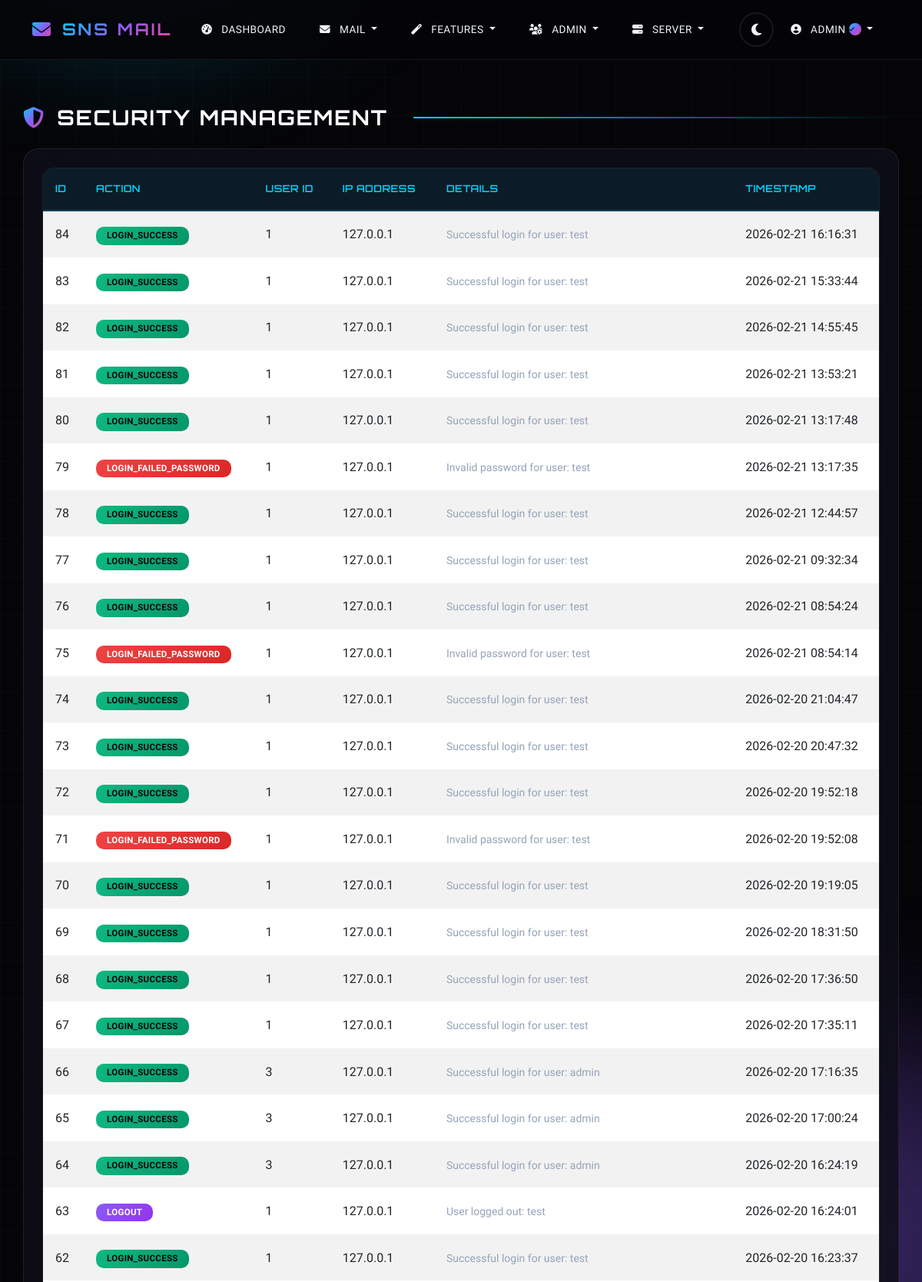
/security-management (signed in, upper part), run on the app's committed database.
### sns_mail/database/models.py (models this page shows, shortened)
class User(UserMixin, db.Model):
    __tablename__ = 'users'
    id = db.Column(db.Integer, primary_key=True)
    name = db.Column(db.String(100), nullable=False)
    username = db.Column(db.String(50), unique=True, nullable=False)
    email = db.Column(db.String(120), unique=True, nullable=False)
    password_hash = db.Column(db.String(128))
    face_photo = db.Column(db.String(200))
    eye_scan = db.Column(db.String(200))
    totp_secret = db.Column(db.String(16))
    is_2fa_enabled = db.Column(db.Boolean, default=False)
    is_admin = db.Column(db.Boolean, default=False)
    is_server_admin = db.Column(db.Boolean, default=False)
    is_banned = db.Column(db.Boolean, default=False)
    ban_reason = db.Column(db.Text)
    is_verified = db.Column(db.Boolean, default=False)  # Blue tick verification
    created_at = db.Column(db.DateTime, default=datetime.utcnow)
    last_login = db.Column(db.DateTime)
    login_attempts = db.Column(db.Integer, default=0)
    locked_until = db.Column(db.DateTime)
    ai_preferences = db.Column(db.Text)  # JSON for AI learning preferences
    mood_tracking_enabled = db.Column(db.Boolean, default=True)
    focus_mode_enabled = db.Column(db.Boolean, default=False)
    focus_mode_until = db.Column(db.DateTime)
    sent_emails = db.relationship('Email', foreign_keys='Email.sender_id', backref='sender', lazy='dynamic')
    received_emails = db.relationship('Email', foreign_keys='Email.recipient_id', backref='recipient', lazy='dynamic')
    drafts = db.relationship('Draft', backref='user', lazy='dynamic')
    sent_folders = db.relationship('SentFolder', backref='user', lazy='dynamic')
    important_folders = db.relationship('ImportantFolder', backref='user', lazy='dynamic')
    archive_folders = db.relationship('ArchiveFolder', backref='user', lazy='dynamic')
    deleted_folders = db.relationship('DeletedFolder', backref='user', lazy='dynamic')
    spam_folders = db.relationship('SpamFolder', backref='user', lazy='dynamic')
    notes = db.relationship('Note', backref='user', lazy='dynamic')
    tasks = db.relationship('Task', backref='user', lazy='dynamic')
    vault_items = db.relationship('VaultItem', backref='user', lazy='dynamic')
    email_analytics = db.relationship('EmailAnalytics', backref='user', lazy='dynamic')
    scheduled_emails = db.relationship('ScheduledEmail', backref='user', lazy='dynamic')
    mood_logs = db.relationship('MoodLog', backref='user', lazy='dynamic')
    focus_sessions = db.relationship('FocusSession', backref='user', lazy='dynamic')
    email_templates = db.relationship('EmailTemplate', backref='user', lazy='dynamic')

class SecurityLog(db.Model):
    __tablename__ = 'security_logs'
    id = db.Column(db.Integer, primary_key=True)
    user_id = db.Column(db.Integer, db.ForeignKey('users.id'))
    action = db.Column(db.String(50), nullable=False)
    ip_address = db.Column(db.String(45))
    timestamp = db.Column(db.DateTime, default=datetime.utcnow)
    details = db.Column(db.Text)

### sns_mail/core/server_routes.py (the view)
@server.route('/security-management')
@login_required
def security_management():
    if not current_user.is_server_admin:
        flash('Access denied. Only server admins can access security management.', 'danger')
        return redirect(url_for('client.dashboard'))
    page = request.args.get('page', 1, type=int)
    logs = SecurityLog.query.order_by(SecurityLog.timestamp.desc()).paginate(page=page, per_page=50)
    return render_template('server/security_management.html', logs=logs)

### sns_mail/templates/server/security_management.html (shortened to what this page needs)
{% extends "base.html" %}
{% block content %}
<div class="row">
    <div class="col-12">
        <h2 class="mb-4">
            <i class="fas fa-shield-alt text-primary"></i>
            Security Management
        </h2>
    </div>
</div>
<div class="card">
    <div class="card-body">
        <div class="table-responsive">
            <table class="table table-striped table-hover">
                <thead>
                    <tr>
                        <th>ID</th>
                        <th>Action</th>
                        <th>User ID</th>
                        <th>IP Address</th>
                        <th>Details</th>
                        <th>Timestamp</th>
                    </tr>
                </thead>
                <tbody>
                    {% for log in logs.items %}
                        <tr>
                            <td>{{ log.id }}</td>
                            <td>
                                <span class="badge
                                    {% if 'SUCCESS' in log.action %}bg-success
                                    {% elif 'FAILED' in log.action %}bg-danger
                                    {% elif 'BANNED' in log.action %}bg-warning
                                    {% else %}bg-info{% endif %}">
                                    {{ log.action }}
                                </span>
                            </td>
                            <td>{{ log.user_id if log.user_id else 'N/A' }}</td>
                            <td>{{ log.ip_address if log.ip_address else 'N/A' }}</td>
                            <td>
                                {% if log.details %}
                                    <small>{{ log.details[:50] }}{% if log.details|length > 50 %}...{% endif %}</small>
                                {% else %}
                                    <span class="text-muted">-</span>
                                {% endif %}
                            </td>
                            <td>{{ log.timestamp.strftime('%Y-%m-%d %H:%M:%S') if log.timestamp else 'N/A' }}</td>
                        </tr>
                    {% else %}
                        <tr>
                            <td colspan="6" class="text-center">No security logs found</td>
                        </tr>
                    {% endfor %}
                </tbody>
            </table>
        </div>
    </div>
</div>
{% endblock %}

### sns_mail/templates/base.html (shortened to what this page needs)
<!DOCTYPE html>
<html lang="en">
<head>
    <link href="https://cdn.jsdelivr.net/npm/bootstrap@5.3.0/dist/css/bootstrap.min.css" rel="stylesheet">
    <link href="https://cdnjs.cloudflare.com/ajax/libs/font-awesome/6.4.0/css/all.min.css" rel="stylesheet">
    <link href="{{ url_for('static', filename='css/style.css') }}" rel="stylesheet">
</head>
<body>
    <div class="parallax-container">
    </div>
    <nav class="navbar navbar-expand-lg navbar-dark" id="mainNavbar">
        <div class="container">
            <a class="navbar-brand" href="{{ url_for('auth.index') }}">
                <i class="fas fa-envelope icon-animated"></i>
                <span>SNS Mail</span>
            </a>
            <div class="collapse navbar-collapse" id="navbarNav">
                <ul class="navbar-nav me-auto">
                    {% if current_user.is_authenticated %}
                        <li class="nav-item">
                            <a class="nav-link" href="{{ url_for('client.dashboard') }}">
                                <i class="fas fa-tachometer-alt"></i> Dashboard
                            </a>
                        </li>
                        <li class="nav-item dropdown">
                            <a class="nav-link dropdown-toggle" href="#" role="button" data-bs-toggle="dropdown">
                                <i class="fas fa-envelope"></i> Mail
                            </a>
                        </li>
                        <li class="nav-item dropdown">
                            <a class="nav-link dropdown-toggle" href="#" role="button" data-bs-toggle="dropdown">
                                <i class="fas fa-magic"></i> Features
                            </a>
                        </li>
                        {% if current_user.is_admin or current_user.is_server_admin %}
                            <li class="nav-item dropdown">
                                <a class="nav-link dropdown-toggle" href="#" role="button" data-bs-toggle="dropdown">
                                    <i class="fas fa-users-cog"></i> Admin
                                </a>
                            </li>
                        {% endif %}
                        {% if current_user.is_server_admin %}
                            <li class="nav-item dropdown">
                                <a class="nav-link dropdown-toggle" href="#" role="button" data-bs-toggle="dropdown">
                                    <i class="fas fa-server"></i> Server
                                </a>
                            </li>
                        {% endif %}
                    {% endif %}
                </ul>
                <ul class="navbar-nav d-flex align-items-center">
                    <li class="nav-item">
                        <button class="theme-toggle" id="themeToggle" title="Toggle Theme">
                            <i class="fas fa-moon" id="themeIcon"></i>
                        </button>
                    </li>
                    {% if current_user.is_authenticated %}
                        <li class="nav-item dropdown">
                            <a class="nav-link dropdown-toggle" href="#" role="button" data-bs-toggle="dropdown">
                                <i class="fas fa-user-circle"></i>
                                <span class="verified-name">
                                    {{ current_user.username }}
                                    {% if current_user.is_verified %}
                                        <span class="verified-badge verified-badge-sm" data-tooltip="Verified User">
                                            <i class="fas fa-check"></i>
                                        </span>
                                    {% endif %}
                                </span>
                            </a>
                        </li>
                    {% endif %}
                </ul>
            </div>
        </div>
    </nav>
    <main class="container mt-4">
        {% block content %}{% endblock %}
    </main>
</body>
</html>

### data on the page
User: username "ADMIN"
SecurityLog: id "84", action "LOGIN_SUCCESS", user "1", ip_address "127.0.0.1", details "Successful login for user: test", timestamp "2026-02-21 16:16:31"
SecurityLog: id "83", action "LOGIN_SUCCESS", user "1", ip_address "127.0.0.1", details "Successful login for user: test", timestamp "2026-02-21 15:33:44"
SecurityLog: id "82", action "LOGIN_SUCCESS", user "1", ip_address "127.0.0.1", details "Successful login for user: test", timestamp "2026-02-21 14:55:45"
SecurityLog: id "81", action "LOGIN_SUCCESS", user "1", ip_address "127.0.0.1", details "Successful login for user: test", timestamp "2026-02-21 13:53:21"
SecurityLog: id "80", action "LOGIN_SUCCESS", user "1", ip_address "127.0.0.1", details "Successful login for user: test", timestamp "2026-02-21 13:17:48"
SecurityLog: id "79", action "LOGIN_FAILED_PASSWORD", user "1", ip_address "127.0.0.1", details "Invalid password for user: test", timestamp "2026-02-21 13:17:35"
SecurityLog: id "78", action "LOGIN_SUCCESS", user "1", ip_address "127.0.0.1", details "Successful login for user: test", timestamp "2026-02-21 12:44:57"
SecurityLog: id "77", action "LOGIN_SUCCESS", user "1", ip_address "127.0.0.1", details "Successful login for user: test", timestamp "2026-02-21 09:32:34"
SecurityLog: id "76", action "LOGIN_SUCCESS", user "1", ip_address "127.0.0.1", details "Successful login for user: test", timestamp "2026-02-21 08:54:24"
SecurityLog: id "75", action "LOGIN_FAILED_PASSWORD", user "1", ip_address "127.0.0.1", details "Invalid password for user: test", timestamp "2026-02-21 08:54:14"
SecurityLog: id "74", action "LOGIN_SUCCESS", user "1", ip_address "127.0.0.1", details "Successful login for user: test", timestamp "2026-02-20 21:04:47"
SecurityLog: id "73", action "LOGIN_SUCCESS", user "1", ip_address "127.0.0.1", details "Successful login for user: test", timestamp "2026-02-20 20:47:32"
SecurityLog: id "72", action "LOGIN_SUCCESS", user "1", ip_address "127.0.0.1", details "Successful login for user: test", timestamp "2026-02-20 19:52:18"
SecurityLog: id "71", action "LOGIN_FAILED_PASSWORD", user "1", ip_address "127.0.0.1", details "Invalid password for user: test", timestamp "2026-02-20 19:52:08"
SecurityLog: id "70", action "LOGIN_SUCCESS", user "1", ip_address "127.0.0.1", details "Successful login for user: test", timestamp "2026-02-20 19:19:05"
SecurityLog: id "69", action "LOGIN_SUCCESS", user "1", ip_address "127.0.0.1", details "Successful login for user: test", timestamp "2026-02-20 18:31:50"
SecurityLog: id "68", action "LOGIN_SUCCESS", user "1", ip_address "127.0.0.1", details "Successful login for user: test", timestamp "2026-02-20 17:36:50"
SecurityLog: id "67", action "LOGIN_SUCCESS", user "1", ip_address "127.0.0.1", details "Successful login for user: test", timestamp "2026-02-20 17:35:11"
SecurityLog: id "66", action "LOGIN_SUCCESS", user "3", ip_address "127.0.0.1", details "Successful login for user: admin", timestamp "2026-02-20 17:16:35"
SecurityLog: id "65", action "LOGIN_SUCCESS", user "3", ip_address "127.0.0.1", details "Successful login for user: admin", timestamp "2026-02-20 17:00:24"
SecurityLog: id "64", action "LOGIN_SUCCESS", user "3", ip_address "127.0.0.1", details "Successful login for user: admin", timestamp "2026-02-20 16:24:19"
SecurityLog: id "63", action "LOGOUT", user "1", ip_address "127.0.0.1", details "User logged out: test", timestamp "2026-02-20 16:24:01"
SecurityLog: id "62", action "LOGIN_SUCCESS", user "1", ip_address "127.0.0.1", details "Successful login for user: test", timestamp "2026-02-20 16:23:37"
